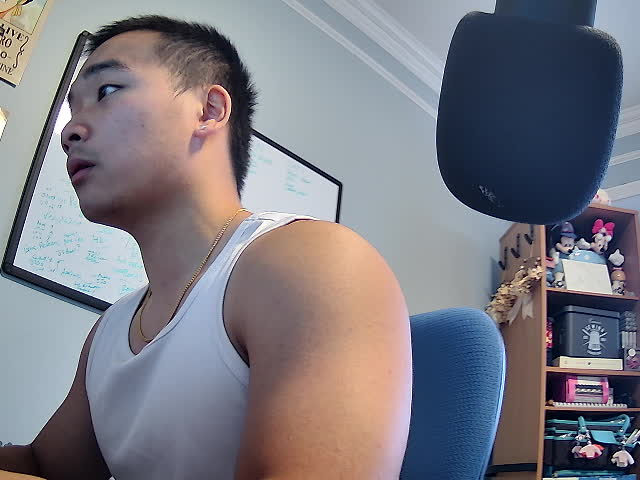
//> input picture project/motiondetect/test.jpg, 640 x 480 px, given in place of the camera
$ ./opencv_test2   (built with g++ and OpenCV 4)
//> lines starting //> are read from the running program, lines starting //| are printed output that depends on the picture
/*
 * Simple motion detection with OpenCV (Linux + V4L2)
 *
 * Compile on Debian:
 *   g++ opencv_test2.cpp -o opencv_test2 `pkg-config --cflags --libs opencv4`
 *
 * Run (NO sudo):
 *   ./opencv_test2
 *
 * DO THESE BEFORE RUNNING ON VM!!:
 * sudo apt install libopencv-dev
 * switch to 3.1 USB, connect in removable devices
 */

#include <opencv2/opencv.hpp>
#include <chrono>
#include <thread>
#include <iostream>

using namespace cv;
using namespace std;

static bool running = true;
// handle CTRL+C or SIGTERM
void handleSignal(int) {
    running = false;
}

int main(int argc, char** argv)
{
    cout << "Opening camera..." << endl;

    // /dev/video0, V4L2 backend (same call you’ll use on BeagleY)
    VideoCapture cam(0, cv::CAP_V4L2);
    if (!cam.isOpened()) {
        cerr << "FAILED TO OPEN camera" << endl;
        return -1;
    }
    cout << "Camera opened." << endl;

    // Force a format that is stable in VMware: YUYV, 640x480, 15 fps
    cam.set(cv::CAP_PROP_FOURCC, VideoWriter::fourcc('Y','U','Y','V'));
    cam.set(cv::CAP_PROP_FRAME_WIDTH, 640);
    cam.set(cv::CAP_PROP_FRAME_HEIGHT, 480);
    cam.set(cv::CAP_PROP_FPS, 15);

    // Print what we actually got (useful on BeagleY too)
    int fi = static_cast<int>(cam.get(cv::CAP_PROP_FOURCC));
    char fourcc[5] = {
        (char)(fi & 0xFF),
        (char)((fi >> 8) & 0xFF),
        (char)((fi >> 16) & 0xFF),
        (char)((fi >> 24) & 0xFF),
        0
    };
    cout << "Actual FOURCC: " << fourcc << endl;
    cout << "Actual size : " << cam.get(CAP_PROP_FRAME_WIDTH)
         << " x "          << cam.get(CAP_PROP_FRAME_HEIGHT) << endl;
    cout << "Actual FPS  : " << cam.get(CAP_PROP_FPS) << endl;

    Mat frame, gray, firstFrame, frameDelta, thresh;
    vector<vector<Point>> contours;

    // --- Warm-up: grab a few frames so auto-exposure settles ---
    for (int i = 0; i < 10; ++i) {
        cam >> frame;
//> frame is the input picture: 480 rows x 640 cols, CV_8UC3; mean B, G, R 130.1, 121.9, 123.5
        if (frame.empty()) {
            cerr << "Failed to grab warm-up frame\n";
            return -1;
        }
        this_thread::sleep_for(chrono::milliseconds(50));
    }

    // --- Capture initial background frame ---
    cam >> frame;
    if (frame.empty()) {
        cerr << "Failed to grab initial frame\n";
        return -1;
    }
    cvtColor(frame, firstFrame, COLOR_BGR2GRAY);
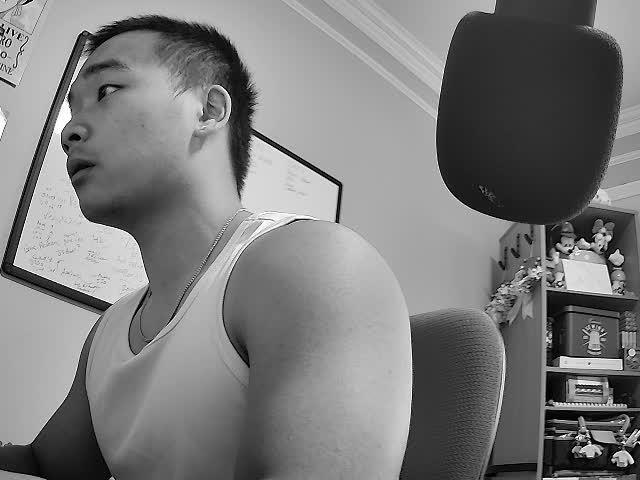
//> firstFrame: 480 rows x 640 cols, CV_8UC1; min 0, max 255, mean 123.3
    GaussianBlur(firstFrame, firstFrame, Size(21, 21), 0);
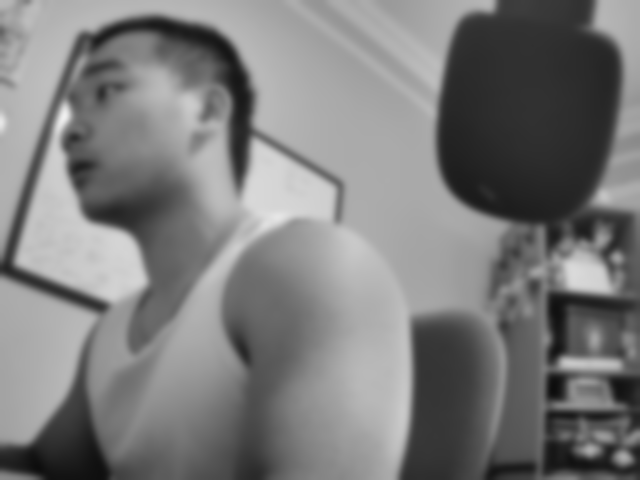
//> firstFrame: 480 rows x 640 cols, CV_8UC1; min 13, max 240, mean 123.3

    const int MIN_MOTION_AREA = 2500;  // tweak for sensitivity

    cout << "Starting motion detection. Press ESC or q to quit.\n";

    while (true) {
        if (!cam.read(frame) || frame.empty()) {
            cerr << "Empty frame from camera, exiting.\n";
            break;
        }

        // Convert current frame to grayscale + blur (noise reduction)
        cvtColor(frame, gray, COLOR_BGR2GRAY);
        GaussianBlur(gray, gray, Size(21, 21), 0);

        // Frame difference vs background
        absdiff(firstFrame, gray, frameDelta);
//> frameDelta: 480 rows x 640 cols, CV_8UC1; every value is 0
        threshold(frameDelta, thresh, 25, 255, THRESH_BINARY);
        dilate(thresh, thresh, Mat(), Point(-1,-1), 2);

        // Find motion blobs
        findContours(thresh, contours, RETR_EXTERNAL, CHAIN_APPROX_SIMPLE);
//> contours = 0 contours

        bool motionDetected = false;
        for (const auto& c : contours) {
            if (contourArea(c) < MIN_MOTION_AREA)
                continue;

            motionDetected = true;
            Rect box = boundingRect(c);
            rectangle(frame, box, Scalar(0, 0, 255), 2);
        }
//> this loop made 0 passes

        if (motionDetected) {
            putText(frame, "Motion Detected",
                    Point(10, 25),
                    FONT_HERSHEY_SIMPLEX, 0.8,
                    Scalar(0, 0, 255), 2);
        }

        // Show debug windows (you can remove thresh/frameDelta later)
        imshow("Camera", frame);
        // imshow("Thresh", thresh);
        // imshow("Delta", frameDelta);

        // Key handling: ESC or 'q' to quit, 'r' to reset background
        int key = waitKey(1) & 0xFF;
//> the 'q' key is pressed
        if (key == 27 || key == 'q') {
            break;
        } else if (key == 'r') {
            cout << "Resetting background frame.\n";
            cvtColor(frame, firstFrame, COLOR_BGR2GRAY);
            GaussianBlur(firstFrame, firstFrame, Size(21, 21), 0);
        }
    }

    cam.release();
    destroyAllWindows();
    return 0;
}
